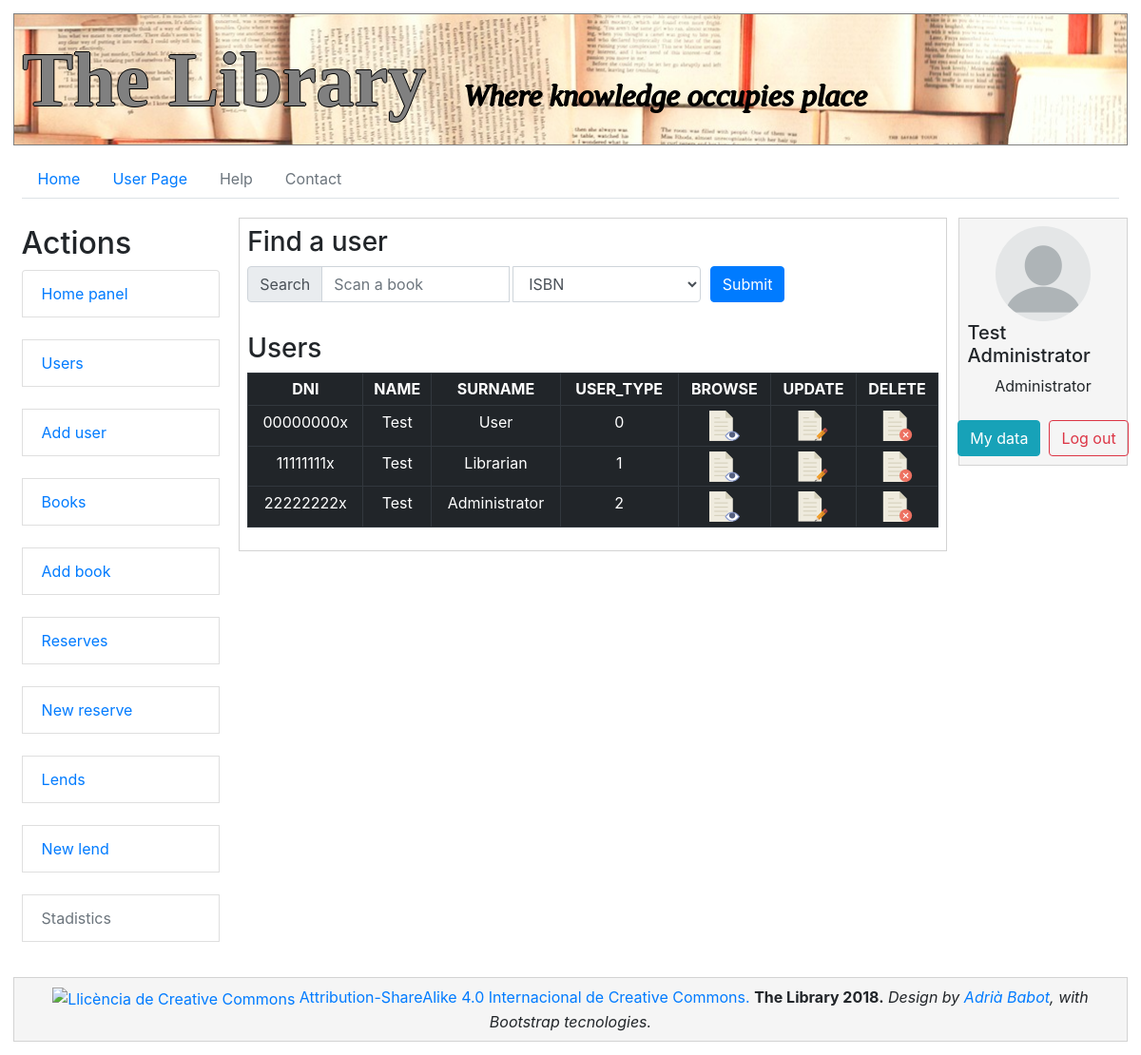
The page /pageListed.php?ref=users (signed in) on the database as committed earlier.
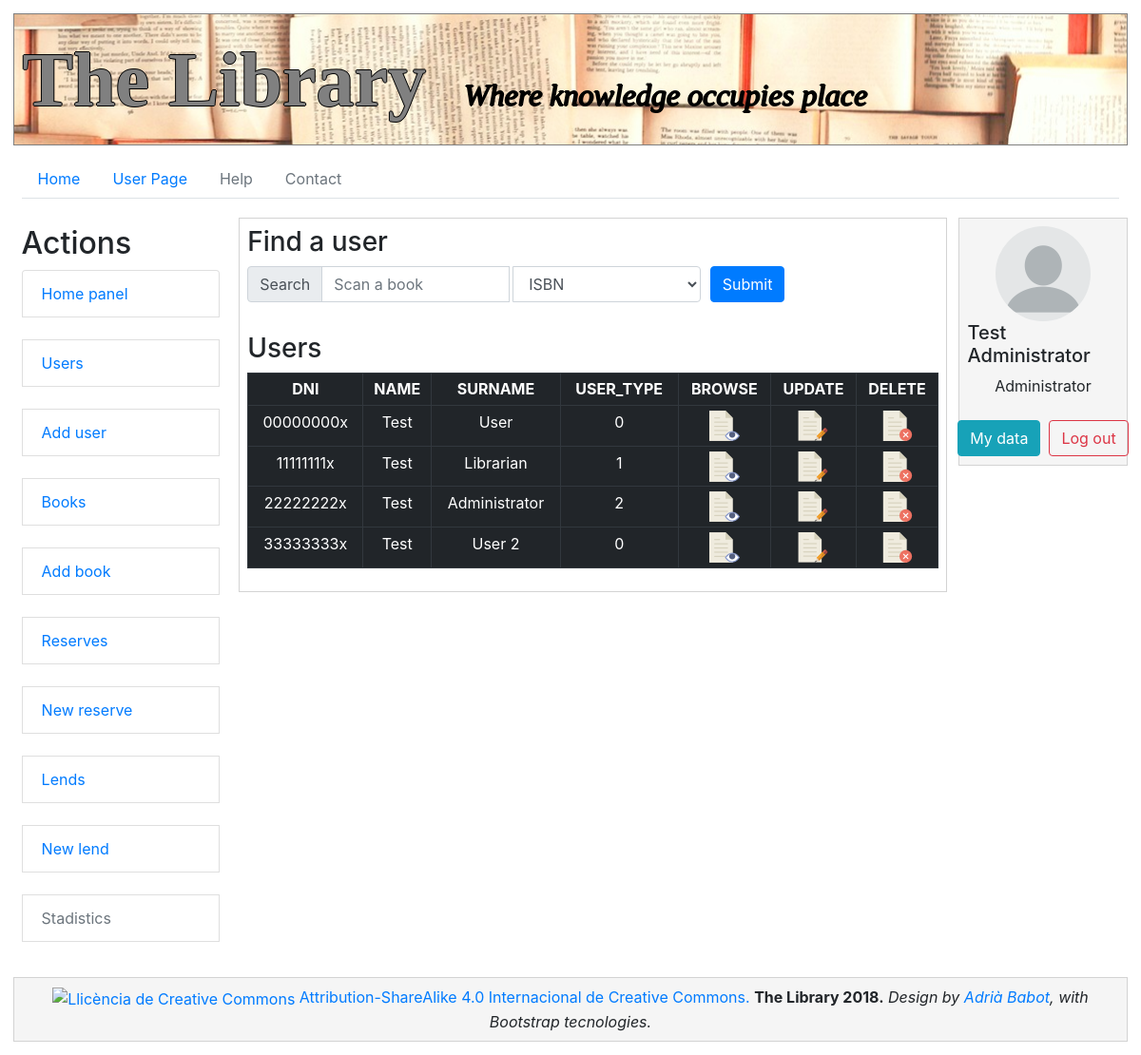
The same page on the database as committed later.
### tables this page shows
CREATE TABLE `users` (
  `dni` varchar(10) NOT NULL,
  `name` varchar(20) NOT NULL,
  `surname` varchar(30) NOT NULL,
  `pass` varchar(8) NOT NULL,
  `user_type` int(1) NOT NULL,
  `phone_number` varchar(9) NOT NULL,
  `city` varchar(20) DEFAULT NULL,
  `postal_code` varchar(11) DEFAULT NULL,
  `email` varchar(30) NOT NULL,
  `direction` varchar(50) DEFAULT NULL
);

### User.php (called while the page is built, shortened)
<?php
class User
{
    private $name;
    private $surname;
    public function __construct()
    {
        $params = func_get_args();
        $num_params = func_num_args();
        $f_constructor = '__construct' . $num_params;
        if (method_exists($this, $f_constructor)) {
            call_user_func_array(array($this, $f_constructor), $params);
        }
    }
    function __construct1($dni)
    {
        include("connection_data.inc");
        $connexion = new mysqli ($mysql_server, $mysql_login, $mysql_pass, "library");
        $sentenciaSQL = "SELECT * FROM users where dni='$dni';";
        $sql_result = $connexion->query($sentenciaSQL);
        while ($row = mysqli_fetch_assoc($sql_result)) {
            $this->name = $row['name'];
            $this->surname = $row['surname'];
        }
    }
    public function getName()
    {
        return $this->name;
    }
    public function getSurname()
    {
        return $this->surname;
    }
}

### connection_data.inc (called while the page is built)
<?php
$mysql_server = "localhost:3307";
$mysql_login = "root";
$mysql_pass = "AB.Root18";
?>

### MakeTable.php (the view, shortened to what the changed rows need)
<?php
class MakeTable
{
    private $tableName;
    private $numFields;
    private $fieldList = array();
    private $mysqli;
    private $row;
    private $registers;
    private $fileBrowse, $fileUpdate, $fileDelete, $filePickUp, $fileReturn;
    private $condition2;
    function __construct($dbName, $tableName, $fieldList, $fileBrowse = "", $fileUpdate = "", $fileDelete = "", $condition = "", $fieldCondition = "", $condition2 = "", $filePickUp = "", $fileReturn = "")
    {
        $this->tableName = $tableName;
        $this->numFields = count($fieldList);
        for ($i = 0; $i < $this->numFields; $i++) {
            $this->fieldList [$i] = $fieldList [$i];
        }
        $this->fileBrowse = $fileBrowse;
        $this->fileUpdate = $fileUpdate;
        $this->fileDelete = $fileDelete;
        $this->condition2 = $condition2;
    }
    private function connectDB($dbName)
    {
        include("connection_data.inc");
        $this->mysqli = new mysqli ($mysql_server, $mysql_login, $mysql_pass, $dbName);
    }
    public function paintTable()
    {
        $this->paintHeader();
        while ($row = $this->moreRegisters()) {
            $this->paintRow();
        }
        $this->paintFooter();
    }
    public function paintHeader()
    {
        echo "<table class=\"table table-hover table-dark table-sm\" border = \"1\" align = \"center\" width=\"100%\"><tr>";
        for ($i = 0; $i < $this->numFields; $i++)
        {
            echo "<td align = 'center'><b>" . strtoupper($this->fieldList[$i]) . "</b></td>";
        }
        echo "</tr>";
        $this->row = 0;
        $sentenciaSQL = "SELECT ";
        for ($i = 0; $i < $this->numFields - 1; $i++)
        {
            $sentenciaSQL .= $this->fieldList[$i] . ", ";
        }
        $sentenciaSQL .= $this->fieldList[$this->numFields - 1] . " FROM " . $this->tableName;
        if ($this->condition2 != "") {
            $sentenciaSQL = $sentenciaSQL . $this->condition2 . ";";
        } else {
            $sentenciaSQL = $sentenciaSQL . ";";
        }
        $this->registers = $this->mysqli->query($sentenciaSQL);
        return $this->mysqli;
    }
    public function paintRow()
    {
        echo "<tr>";
        for ($i = 0; $i < $this->numFields; $i++) {
            if ($this->fieldList[$i] == "reserve.id_copy" || $this->fieldList[$i] == "lend.id_copy") {
                echo "<td  width='40' height='30' align = 'center'>" . $this->row["id_copy"] . "</td>";
            } else {
                echo "<td  width='40' height='30' align = 'center'>" . $this->row[$this->fieldList[$i]] . "</td>";
            }
        }
        $idToGiveInGet = $this->row[$this->fieldList[0]];
        if ($this->fileBrowse != "") {
            echo "<td  width='30' height='30' align = 'center'><a href='$this->fileBrowse?id=" . $idToGiveInGet . "&ref=" . $this->tableName . "'> <img src='res/icons/browse.png'> </a></td>";
        }
        if ($this->fileUpdate != "") {
            echo "<td  width='30' height='30' align = 'center'><a href='$this->fileUpdate?id=" . $idToGiveInGet . "&ref=" . $this->tableName . "'> <img src='res/icons/edit.png'> </a></td>";
        }
        if ($this->fileDelete != "") {
            echo "<td width='30' height='30' align = 'center' onclick=\"deleteRow('$idToGiveInGet','$this->tableName','$this->fileDelete')\"> <a href=#> <img src='res/icons/delete.png'> </a></td>";
        }
    }
    public function moreRegisters()
    {
        $this->row = $this->registers->fetch_assoc();
        return ($this->row);
    }
    public function paintFooter()
    {
        echo "</table>";
    }
}
?>

### loggedInAs.inc (shortened to what the changed rows need)
<?php
include_once('User.php');
$work_user = new User($_SESSION['user_id']);
?>
<div class="profile-sidebar">
    <div>
        <div class="d-flex justify-content-center">
            <?php echo "<h5>".$work_user->getName() . " " . $work_user->getSurname()."</h5>"?>
        </div>
    </div>
    <br/>
</div>

Rows that differ between the two databases and show on the page:
added users: dni "33333333x", name "Test", surname "User 2", user_type "0"
